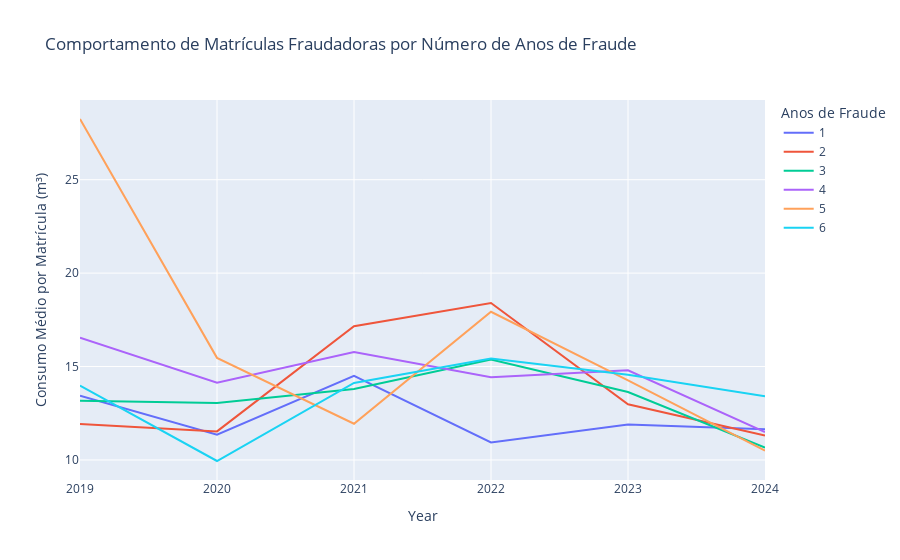

Source (notebook cell):
### Markdown cell above
### Comportamento de Matrículas Fraudadoras por Número de Anos de Fraude

### Code cell
merged_df['FRAUDE'] = merged_df['DESCRICAO'].apply(lambda x: 'Com Fraude' if x == 1 else 'Sem Fraude')

fraud_df = merged_df[merged_df['FRAUDE'] == 'Com Fraude']
fraud_df['Year'] = fraud_df['DAT_LEITURA'].dt.to_period('Y').astype(str)

fraud_counts = fraud_df.groupby('MATRICULA')['Year'].nunique().reset_index()
fraud_counts.columns = ['MATRICULA', 'Years_Frauded']

merged_fraud_df = pd.merge(fraud_df, fraud_counts, on='MATRICULA')

behavior_df = merged_fraud_df.groupby(['Year', 'Years_Frauded']).agg({
    'CONS_MEDIDO': 'sum',
    'MATRICULA': 'nunique'
}).reset_index()

behavior_df['Avg_Consumo_Per_Matricula'] = behavior_df['CONS_MEDIDO'] / behavior_df['MATRICULA']

fig = px.line(behavior_df, x='Year', y='Avg_Consumo_Per_Matricula', color='Years_Frauded',
              title='Comportamento de Matrículas Fraudadoras por Número de Anos de Fraude',
              labels={'Years_Frauded': 'Anos de Fraude', 'Avg_Consumo_Per_Matricula': 'Consumo Médio por Matrícula (m³)'})

fig.show()

### Figure 1 — Plotly figure (JSON) as saved in the notebook; plotly's stock layout.template omitted (floating-point values rounded to 4 significant figures)
{"data": [{"hovertemplate": "Anos de Fraude=1<br>Year=%{x}<br>Consumo Médio por Matrícula (m³)=%{y}<extra></extra>", "legendgroup": "1", "line": {"color": "#636efa", "dash": "solid"}, "marker": {"symbol": "circle"}, "mode": "lines", "name": "1", "orientation": "v", "showlegend": true, "type": "scatter", "x": ["2019", "2020", "2021", "2022", "2023", "2024"], "xaxis": "x", "y": [13.44, 11.35, 14.5, 10.94, 11.89, 11.64], "yaxis": "y"}, {"hovertemplate": "Anos de Fraude=2<br>Year=%{x}<br>Consumo Médio por Matrícula (m³)=%{y}<extra></extra>", "legendgroup": "2", "line": {"color": "#EF553B", "dash": "solid"}, "marker": {"symbol": "circle"}, "mode": "lines", "name": "2", "orientation": "v", "showlegend": true, "type": "scatter", "x": ["2019", "2020", "2021", "2022", "2023", "2024"], "xaxis": "x", "y": [11.92, 11.53, 17.16, 18.4, 12.98, 11.31], "yaxis": "y"}, {"hovertemplate": "Anos de Fraude=3<br>Year=%{x}<br>Consumo Médio por Matrícula (m³)=%{y}<extra></extra>", "legendgroup": "3", "line": {"color": "#00cc96", "dash": "solid"}, "marker": {"symbol": "circle"}, "mode": "lines", "name": "3", "orientation": "v", "showlegend": true, "type": "scatter", "x": ["2019", "2020", "2021", "2022", "2023", "2024"], "xaxis": "x", "y": [13.17, 13.05, 13.8, 15.37, 13.63, 10.66], "yaxis": "y"}, {"hovertemplate": "Anos de Fraude=4<br>Year=%{x}<br>Consumo Médio por Matrícula (m³)=%{y}<extra></extra>", "legendgroup": "4", "line": {"color": "#ab63fa", "dash": "solid"}, "marker": {"symbol": "circle"}, "mode": "lines", "name": "4", "orientation": "v", "showlegend": true, "type": "scatter", "x": ["2019", "2020", "2021", "2022", "2023", "2024"], "xaxis": "x", "y": [16.54, 14.13, 15.78, 14.42, 14.8, 11.49], "yaxis": "y"}, {"hovertemplate": "Anos de Fraude=5<br>Year=%{x}<br>Consumo Médio por Matrícula (m³)=%{y}<extra></extra>", "legendgroup": "5", "line": {"color": "#FFA15A", "dash": "solid"}, "marker": {"symbol": "circle"}, "mode": "lines", "name": "5", "orientation": "v", "showlegend": true, "type": "scatter", "x": ["2019", "2020", "2021", "2022", "2023", "2024"], "xaxis": "x", "y": [28.25, 15.46, 11.94, 17.93, 14.26, 10.5], "yaxis": "y"}, {"hovertemplate": "Anos de Fraude=6<br>Year=%{x}<br>Consumo Médio por Matrícula (m³)=%{y}<extra></extra>", "legendgroup": "6", "line": {"color": "#19d3f3", "dash": "solid"}, "marker": {"symbol": "circle"}, "mode": "lines", "name": "6", "orientation": "v", "showlegend": true, "type": "scatter", "x": ["2019", "2020", "2021", "2022", "2023", "2024"], "xaxis": "x", "y": [13.98, 9.943, 14.12, 15.43, 14.56, 13.42], "yaxis": "y"}], "layout": {"legend": {"title": {"text": "Anos de Fraude"}, "tracegroupgap": 0}, "title": {"text": "Comportamento de Matrículas Fraudadoras por Número de Anos de Fraude"}, "xaxis": {"anchor": "y", "domain": [0, 1], "title": {"text": "Year"}}, "yaxis": {"anchor": "x", "domain": [0, 1], "title": {"text": "Consumo Médio por Matrícula (m³)"}}}}
